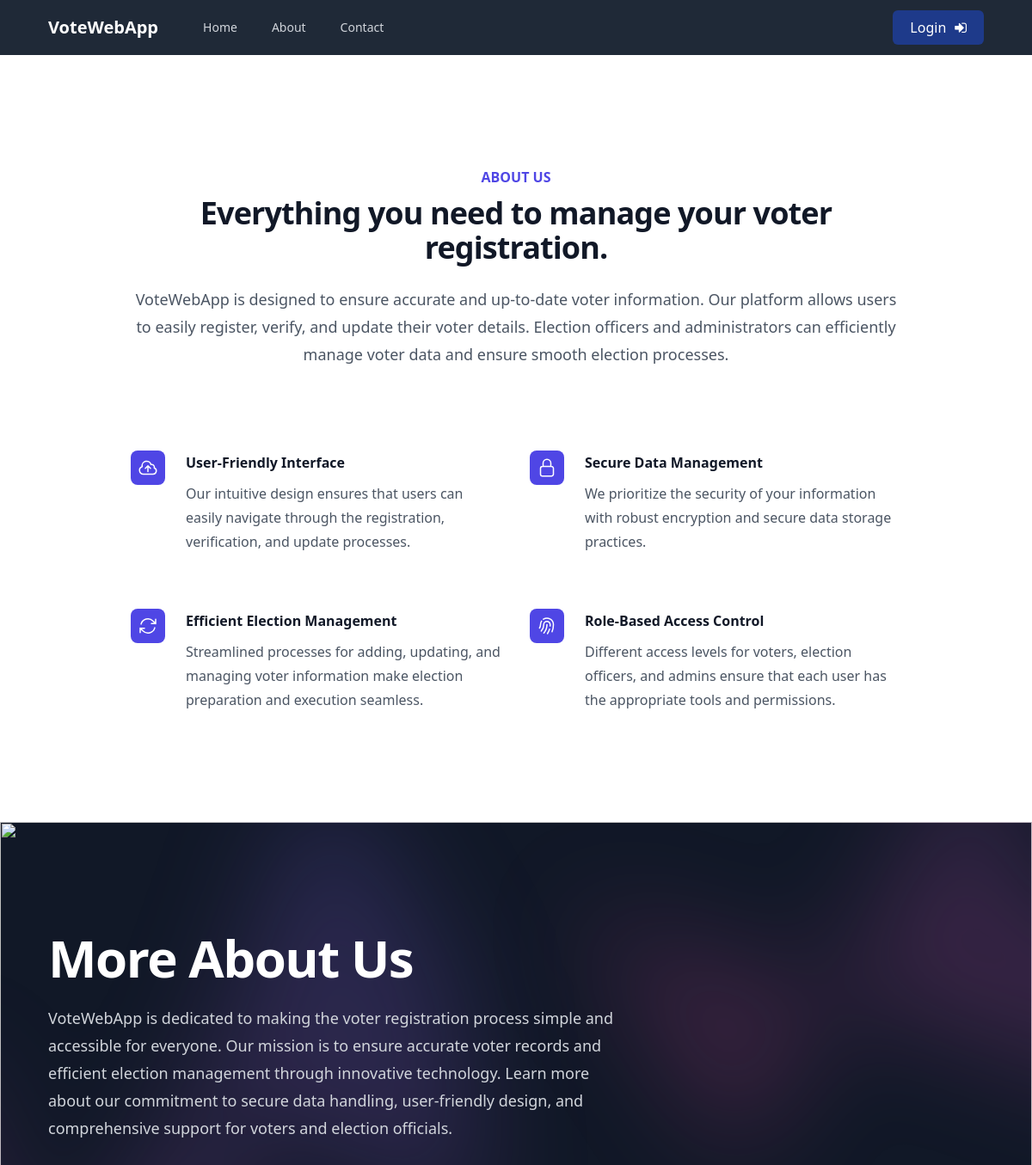
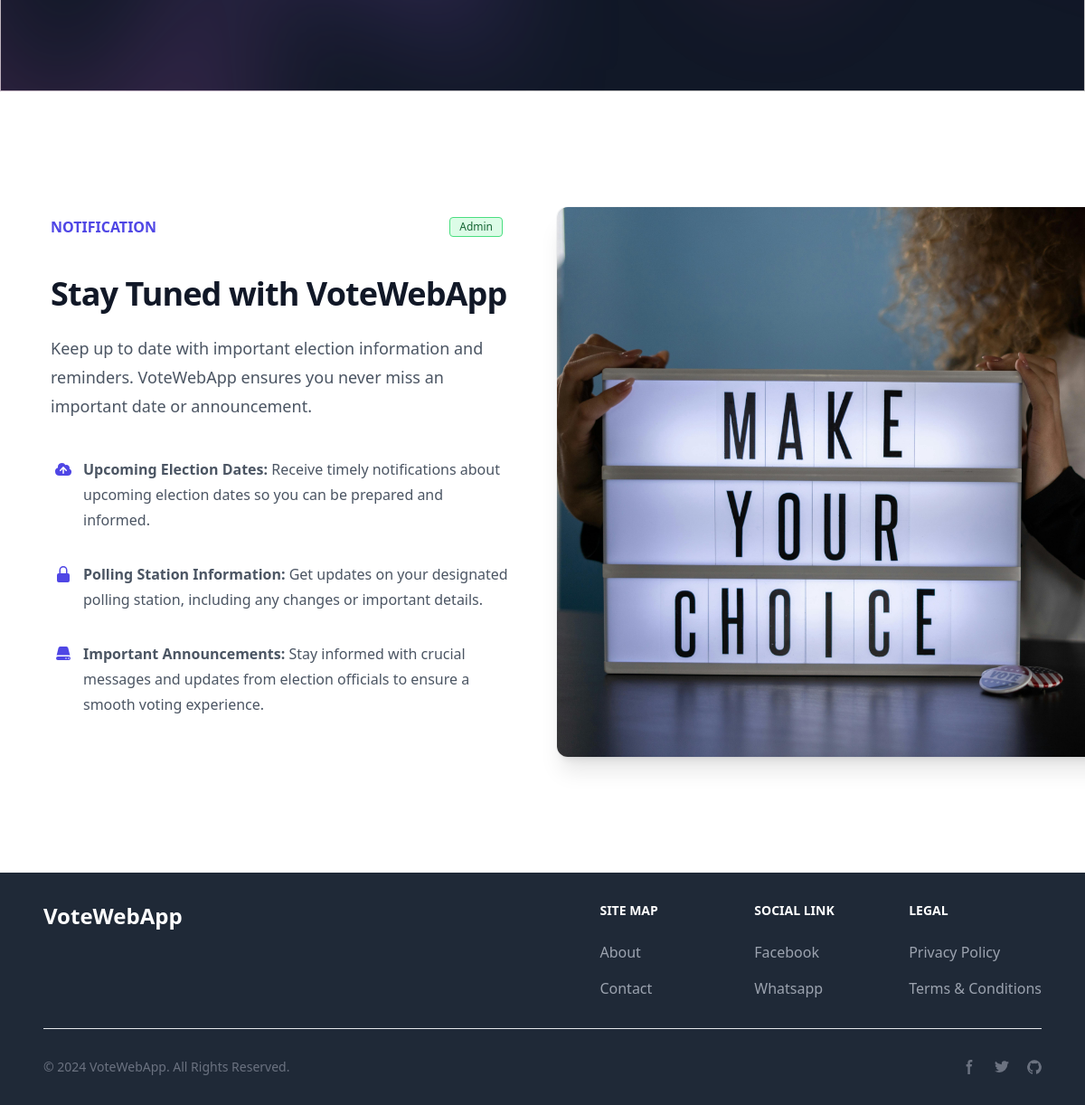
Page /about.php on the committed database (2 pictures, top to bottom).
### tables this page shows
CREATE TABLE `settings` (
  `id` int(11) NOT NULL,
  `topic` varchar(100) NOT NULL,
  `about` varchar(200) NOT NULL,
  `details1` mediumtext NOT NULL,
  `details2` mediumtext NOT NULL,
  `details3` mediumtext NOT NULL,
  `created_at` timestamp NOT NULL DEFAULT current_timestamp(),
  `updated_at` timestamp NOT NULL DEFAULT current_timestamp()
);

### notification.php (the view, shortened to what this page needs)
<?php
  $settings = mysqli_query($conn, "SELECT * FROM `settings` ORDER BY `id` DESC LIMIT 1");
  $setting = mysqli_fetch_array($settings);
?>
<div class="overflow-hidden bg-white py-24 sm:py-32">
  <div class="mx-auto max-w-6xl px-6 lg:px-8">
    <div class="mx-auto grid max-w-2xl grid-cols-1 gap-x-8 gap-y-16 sm:gap-y-20 lg:mx-0 lg:max-w-none lg:grid-cols-2">
      <div class="lg:pr-5 lg:pt-2">
        <div class="lg:max-w-lg">
          <div class="flex justify-between items-center">
            <h2 class="text-base font-semibold leading-7 text-indigo-600">NOTIFICATION</h2>
            <span class="bg-green-100 text-green-800 text-xs font-medium me-2 px-2.5 py-0.5 rounded dark:bg-gray-700 dark:text-green-400 border border-green-400">Admin</span>
          </div>
          <p class="mt-10 text-3xl font-bold tracking-tight text-gray-900 sm:text-4xl"><?= $setting['topic'] ?></p>
          <p class="mt-6 text-lg leading-8 text-gray-600"><?= $setting['about'] ?></p>
          <dl class="mt-10 max-w-xl space-y-8 text-base leading-7 text-gray-600 lg:max-w-none">
            <div class="relative pl-9">
              <dt class="inline font-semibold text-gray-900">
              </dt>
              <dd class="inline"><?= $setting['details1'] ?></dd>
            </div>
            <div class="relative pl-9">
              <dt class="inline font-semibold text-gray-900">
                <svg class="absolute left-1 top-1 h-5 w-5 text-indigo-600" viewBox="0 0 20 20" fill="currentColor" aria-hidden="true">
                  <path fill-rule="evenodd" d="M10 1a4.5 4.5 0 00-4.5 4.5V9H5a2 2 0 00-2 2v6a2 2 0 002 2h10a2 2 0 002-2v-6a2 2 0 00-2-2h-.5V5.5A4.5 4.5 0 0010 1zm3 8V5.5a3 3 0 10-6 0V9h6z" clip-rule="evenodd" />
                </svg>
              </dt>
              <dd class="inline"><?= $setting['details2'] ?></dd>
            </div>
            <div class="relative pl-9">
              <dt class="inline font-semibold text-gray-900">
              </dt>
              <dd class="inline"><?= $setting['details3'] ?></dd>
            </div>
          </dl>
        </div>
      </div>
      <img src="<?= $base_href ?>uploads/event.jpg" alt="Event Picture" class="w-[48rem] max-w-none rounded-xl shadow-xl ring-1 ring-gray-400/10 sm:w-[57rem] md:-ml-4 lg:-ml-0" width="2432" height="1442">
    </div>
  </div>
</div>

### rows in the picture
settings: topic "Stay Tuned with VoteWebApp", about "Keep up to date with important election information and reminders. VoteWebApp ensures you never miss an important date or announcement.", details1 "Upcoming Election Dates: Receive timely notifications about upcoming election dates so you can be prepared and informed.", details2 "Polling Station Information: Get updates on your designated polling station, including any changes or important details.", details3 "Important Announcements: Stay informed with crucial messages and updates from election officials to ensure a smooth voting experience."
